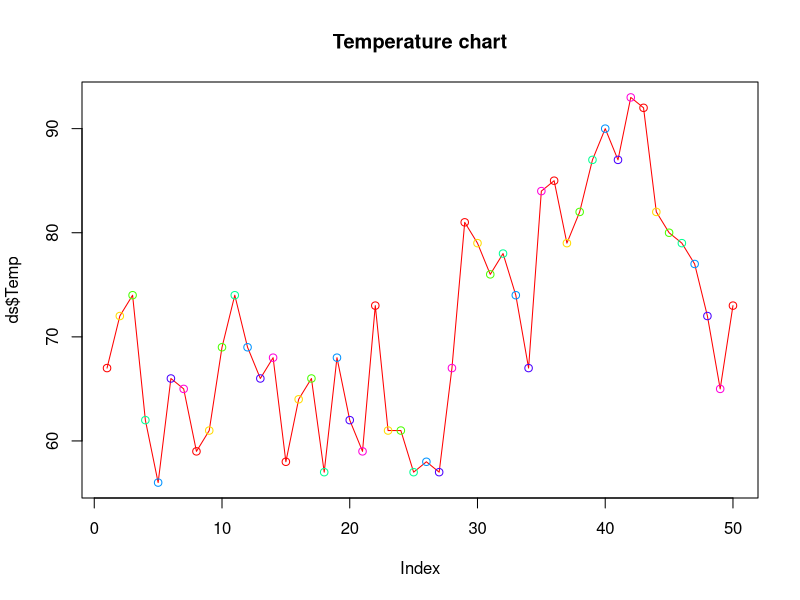
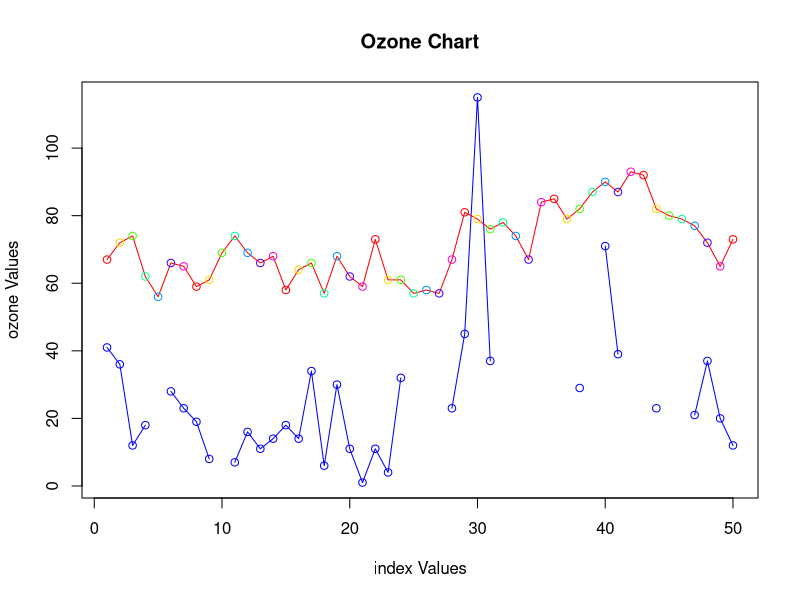
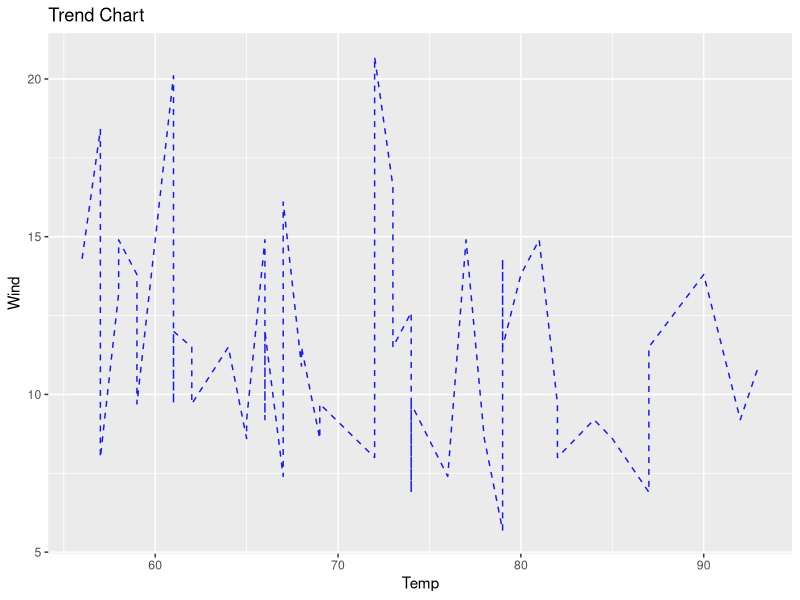
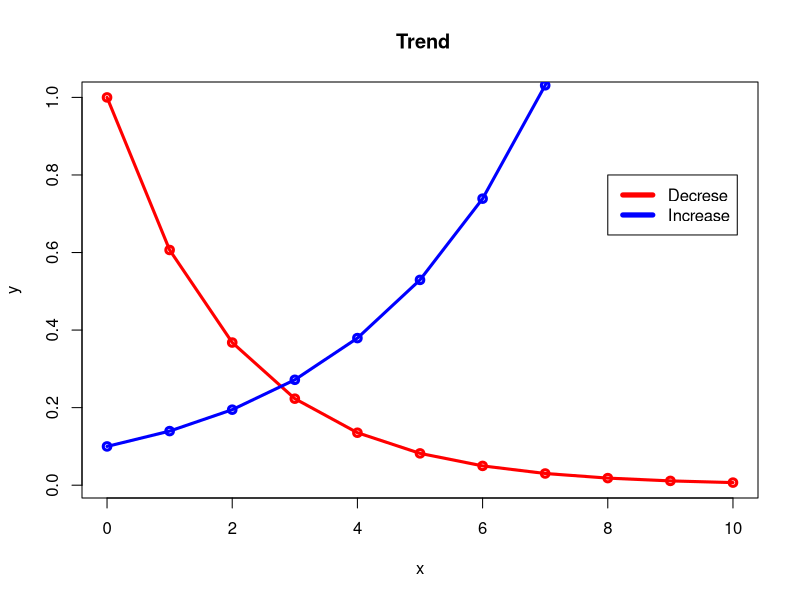

These figures' R source, in order:
# Data Visualization : Line Graph : plot()
library(tidyverse)
ds <- airquality[1:50,]
View(ds)

plot(ds$Temp, type = "o",col = rainbow(7),
     main = "Temperature chart")

plot(ds$Ozone, type = "o", col = "blue",
     xlab = "index Values",
     ylab = "ozone Values",
     main = "Ozone Chart") 
# some data missing 
# Adding another line chart
lines(ds$Temp, type = "o",col = rainbow(7))

ggplot(ds, aes(x = Temp, y = Wind))+
    geom_line(col = "blue", 
              size = 0.5, alpha = 0.9, linetype = 2)+
    ggtitle("Trend Chart")

#-------

x <- 0:10
y <- exp(-x/2)
z <- 0.1 * exp(x/3)

plot(x, y, type = "o", col = "red", lwd = 3,
     xlab = "x", ylab = "y", main = " Trend",
     )
lines(x, z, type = "o", col = "blue", lwd = 3)
legend(8, 0.8, c("Decrese","Increase"),lwd = 5, col = c("red", "blue"))


